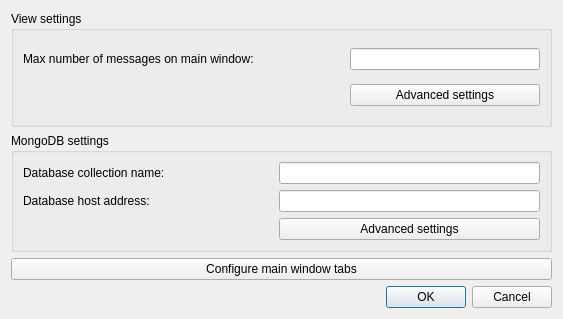
<?xml version="1.0" encoding="UTF-8"?>
<ui version="4.0">
 <class>Preferences</class>
 <widget class="QDialog" name="Preferences">
  <property name="geometry">
   <rect>
    <x>0</x>
    <y>0</y>
    <width>563</width>
    <height>319</height>
   </rect>
  </property>
  <property name="windowTitle">
   <string>Preferences</string>
  </property>
  <layout class="QVBoxLayout" name="verticalLayout_2">
   <item>
    <layout class="QGridLayout" name="gridLayout">
     <item row="1" column="0" colspan="2">
      <widget class="QGroupBox" name="groupBox_2">
       <property name="title">
        <string>MongoDB settings</string>
       </property>
       <layout class="QGridLayout" name="gridLayout_3">
        <item row="1" column="1">
         <widget class="QLineEdit" name="edit_host">
          <property name="minimumSize">
           <size>
            <width>221</width>
            <height>0</height>
           </size>
          </property>
         </widget>
        </item>
        <item row="1" column="0">
         <widget class="QLabel" name="label_host">
          <property name="minimumSize">
           <size>
            <width>250</width>
            <height>0</height>
           </size>
          </property>
          <property name="text">
           <string>Database host address:</string>
          </property>
         </widget>
        </item>
        <item row="0" column="1">
         <widget class="QLineEdit" name="edit_collection">
          <property name="minimumSize">
           <size>
            <width>221</width>
            <height>0</height>
           </size>
          </property>
         </widget>
        </item>
        <item row="0" column="0">
         <widget class="QLabel" name="label_collection">
          <property name="minimumSize">
           <size>
            <width>250</width>
            <height>0</height>
           </size>
          </property>
          <property name="text">
           <string>Database collection name:</string>
          </property>
         </widget>
        </item>
        <item row="2" column="1">
         <widget class="QPushButton" name="button_advanced_db">
          <property name="minimumSize">
           <size>
            <width>0</width>
            <height>0</height>
           </size>
          </property>
          <property name="maximumSize">
           <size>
            <width>16777215</width>
            <height>16777215</height>
           </size>
          </property>
          <property name="text">
           <string>Advanced settings</string>
          </property>
         </widget>
        </item>
       </layout>
      </widget>
     </item>
     <item row="0" column="0" colspan="2">
      <widget class="QGroupBox" name="groupBox">
       <property name="title">
        <string>View settings</string>
       </property>
       <layout class="QGridLayout" name="gridLayout_4">
        <item row="0" column="1">
         <widget class="QLineEdit" name="edit_max_visible"/>
        </item>
        <item row="0" column="0">
         <widget class="QLabel" name="label_max_visible">
          <property name="minimumSize">
           <size>
            <width>321</width>
            <height>0</height>
           </size>
          </property>
          <property name="text">
           <string>Max number of messages on main window:</string>
          </property>
         </widget>
        </item>
        <item row="1" column="1">
         <widget class="QPushButton" name="button_advanced_view">
          <property name="text">
           <string>Advanced settings</string>
          </property>
         </widget>
        </item>
       </layout>
      </widget>
     </item>
    </layout>
   </item>
   <item>
    <widget class="QPushButton" name="button_config_tabs">
     <property name="text">
      <string>Configure main window tabs</string>
     </property>
    </widget>
   </item>
   <item>
    <widget class="QDialogButtonBox" name="buttonBox">
     <property name="orientation">
      <enum>Qt::Horizontal</enum>
     </property>
     <property name="standardButtons">
      <set>QDialogButtonBox::Cancel|QDialogButtonBox::Ok</set>
     </property>
    </widget>
   </item>
  </layout>
 </widget>
 <tabstops>
  <tabstop>edit_max_visible</tabstop>
  <tabstop>button_advanced_view</tabstop>
  <tabstop>edit_collection</tabstop>
  <tabstop>edit_host</tabstop>
  <tabstop>button_advanced_db</tabstop>
  <tabstop>button_config_tabs</tabstop>
 </tabstops>
 <resources/>
 <connections>
  <connection>
   <sender>buttonBox</sender>
   <signal>accepted()</signal>
   <receiver>Preferences</receiver>
   <slot>accept()</slot>
   <hints>
    <hint type="sourcelabel">
     <x>248</x>
     <y>254</y>
    </hint>
    <hint type="destinationlabel">
     <x>157</x>
     <y>274</y>
    </hint>
   </hints>
  </connection>
  <connection>
   <sender>buttonBox</sender>
   <signal>rejected()</signal>
   <receiver>Preferences</receiver>
   <slot>reject()</slot>
   <hints>
    <hint type="sourcelabel">
     <x>316</x>
     <y>260</y>
    </hint>
    <hint type="destinationlabel">
     <x>286</x>
     <y>274</y>
    </hint>
   </hints>
  </connection>
 </connections>
</ui>
